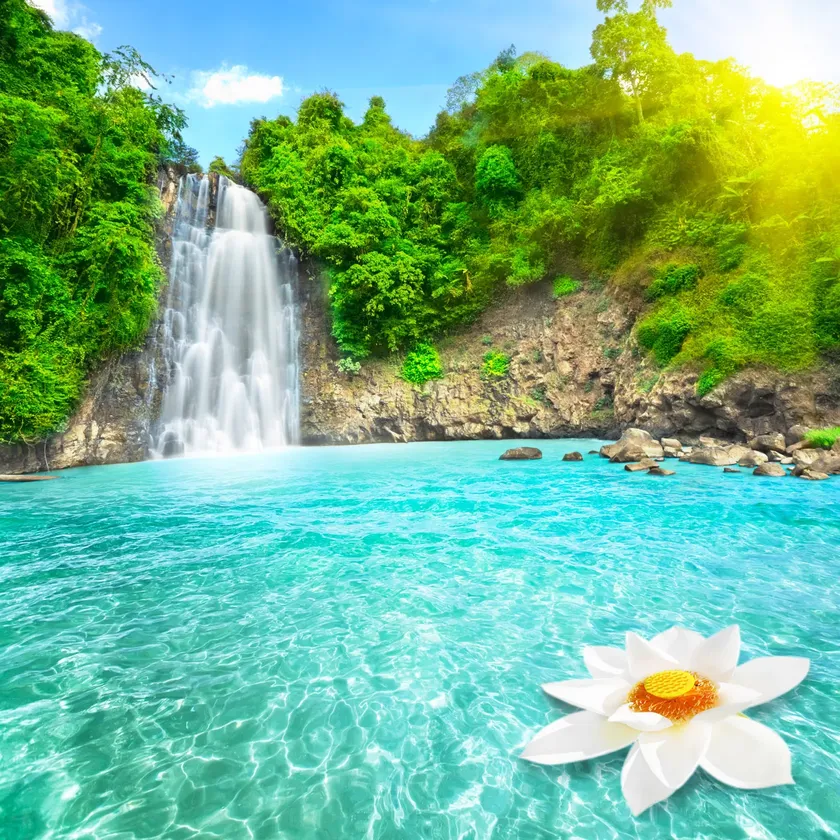
#> input picture phase-6/great-nature-waterfall-wide.webp, 840 x 840 px, shrunk from 1400 x 1400 before the run, found by its file name
$ python threshold_func.py
#> lines starting #> are read from the running program, lines starting #| are printed output that depends on the picture; after the words box and inside, x2 and y2 are one past the last pixel; in counts of white or black regions, pixels touching at a corner belong together
import cv2
import numpy as np
#load
image = cv2.imread("phase-6\\great-nature-waterfall-wide.webp",cv2.IMREAD_GRAYSCALE)
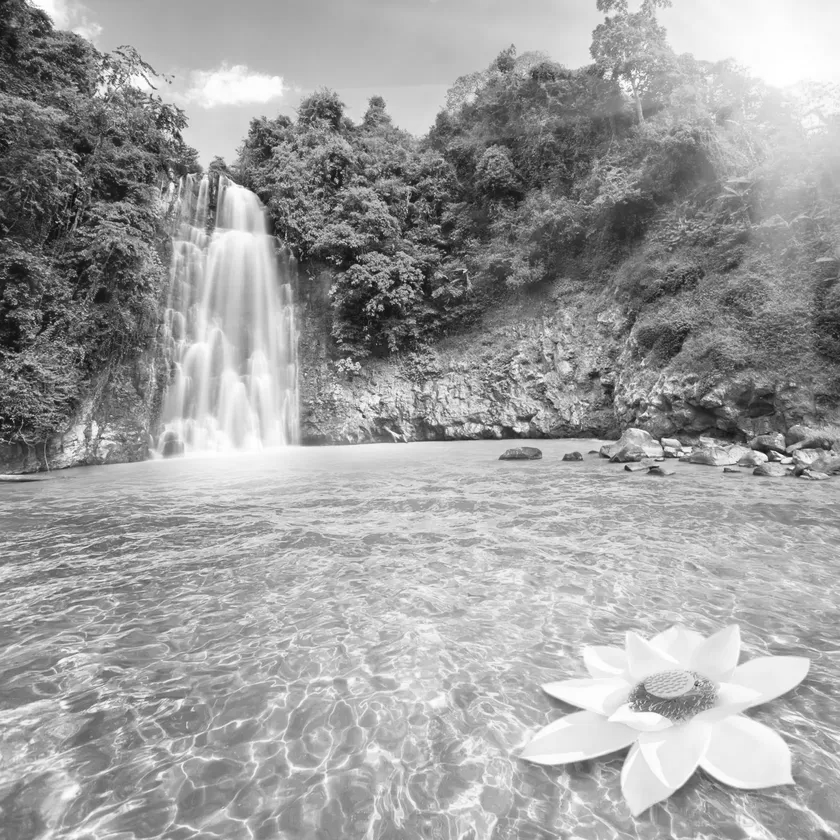
#> image: shape (840, 840); min 5, max 255, mean 159.2

ret,thres_img = cv2.threshold(image,120,255,cv2.THRESH_BINARY)
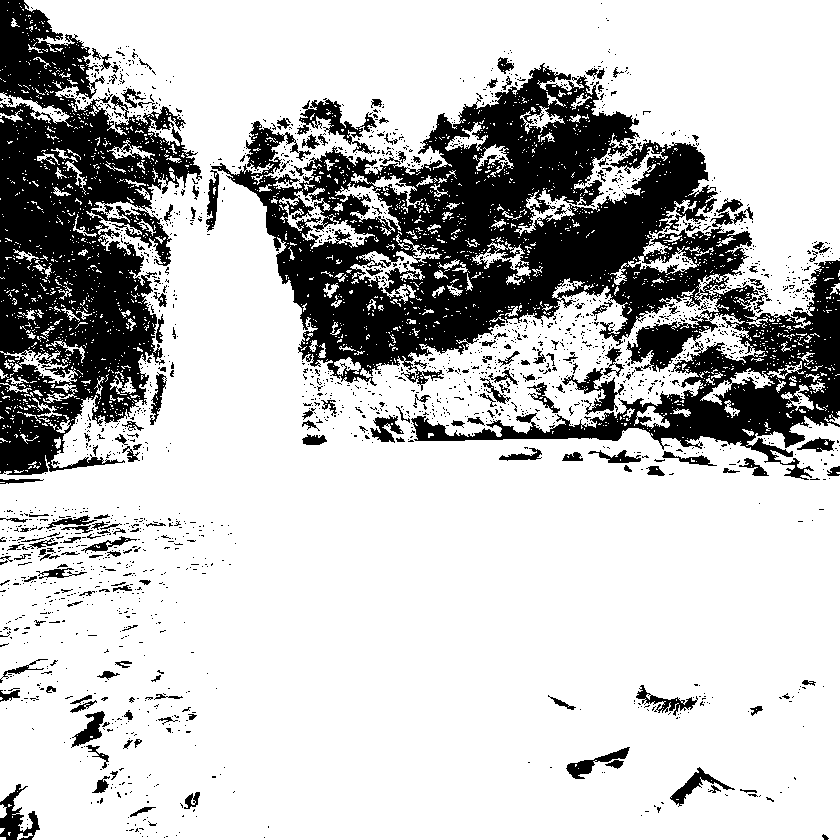
#> thres_img: shape (840, 840); 76% white; 2064 black regions (1885 under 20 px), largest, box (x1, y1, x2, y2) and area: (211, 63, 840, 480) 95463, (0, 0, 202, 475) 49876, (297, 98, 377, 154) 1339

cv2.imshow("Original Image",image)
cv2.imshow("Image",thres_img)
cv2.waitKey(0)
cv2.destroyAllWindows()


"""
90-> 0 black
130-> 255 white
180-> 255 white


"""

$ run again, with phase-6/7cb1ce51-2bc2-4fba-8bb0-490ae07c47d5.jpg saved as phase-6/great-nature-waterfall-wide.webp
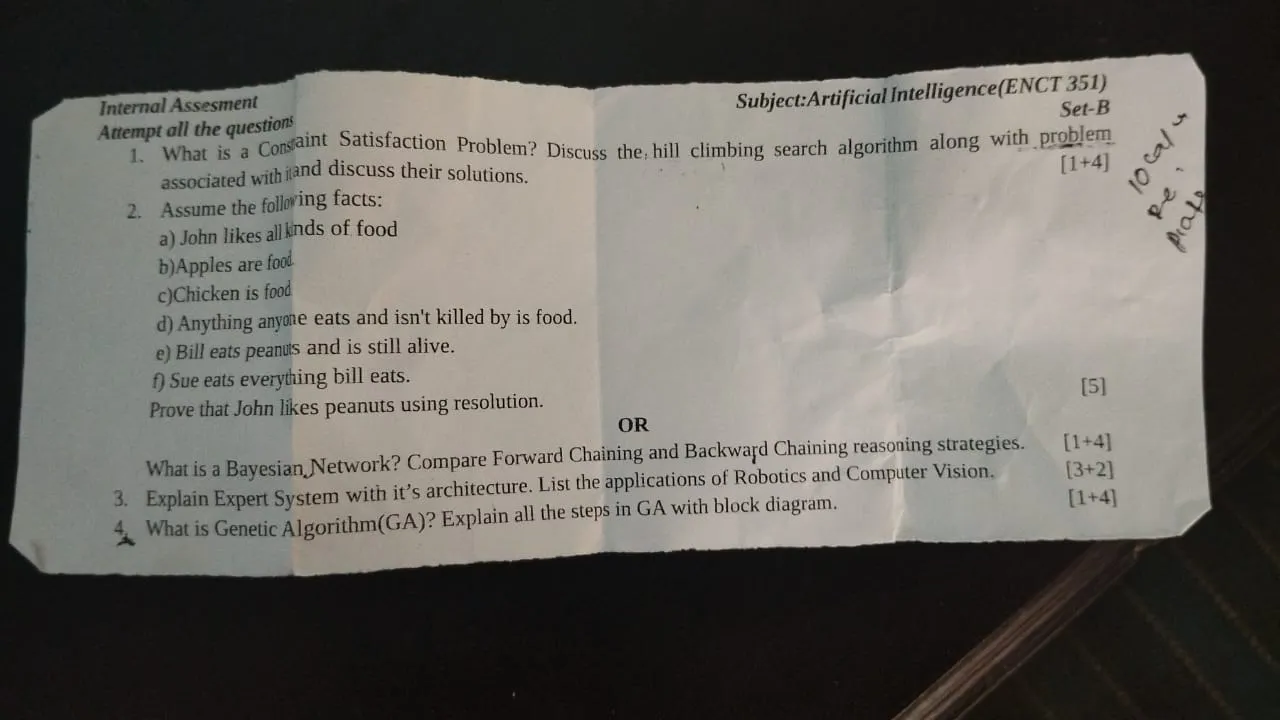
#> input picture phase-6/7cb1ce51-2bc2-4fba-8bb0-490ae07c47d5.jpg, 1280 x 720 px, found by its file name
#> `ret,thres_img = cv2.threshold(image,120,255,cv2.THRESH_BINARY)`:
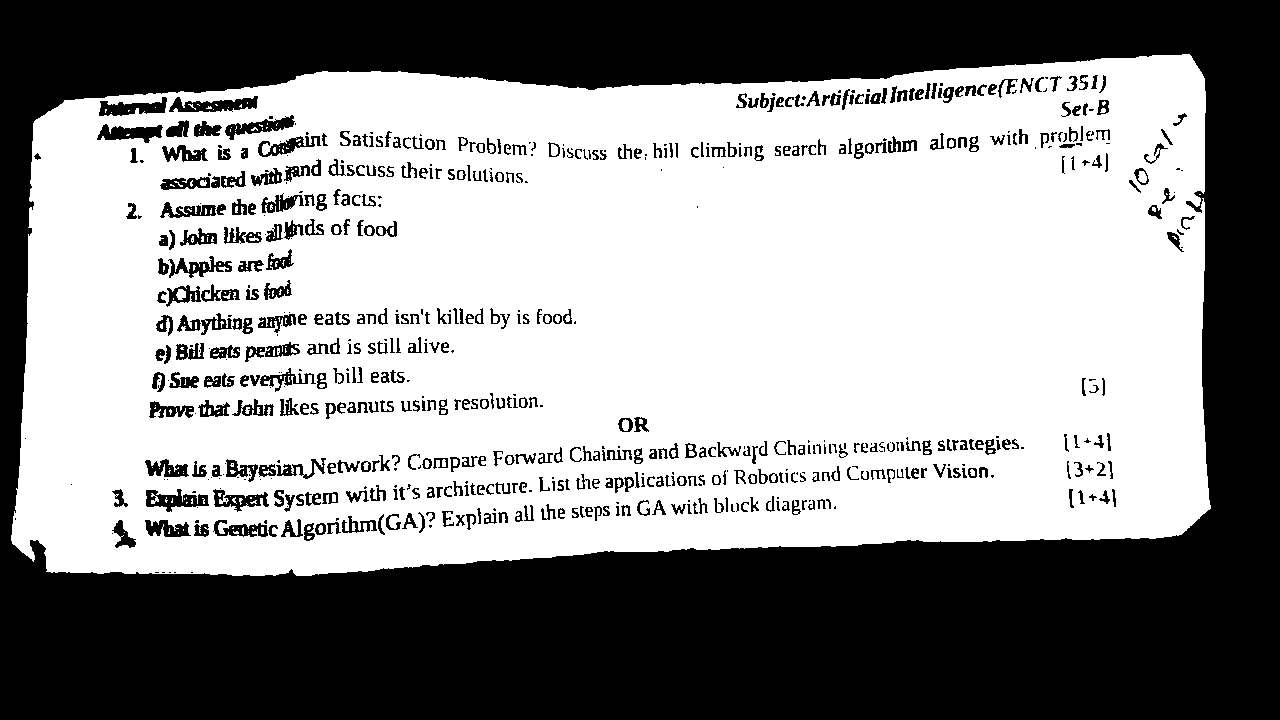
#> thres_img: shape (720, 1280); 56.3% white; 666 black regions (182 under 20 px), largest, box (x1, y1, x2, y2) and area: (0, 0, 1280, 720) 359816, (169, 96, 258, 112) 824, (99, 97, 167, 116) 723

$ run again, with phase-6/f51e298b-3976-4372-8a5f-436c1475f42b.jpg saved as phase-6/great-nature-waterfall-wide.webp
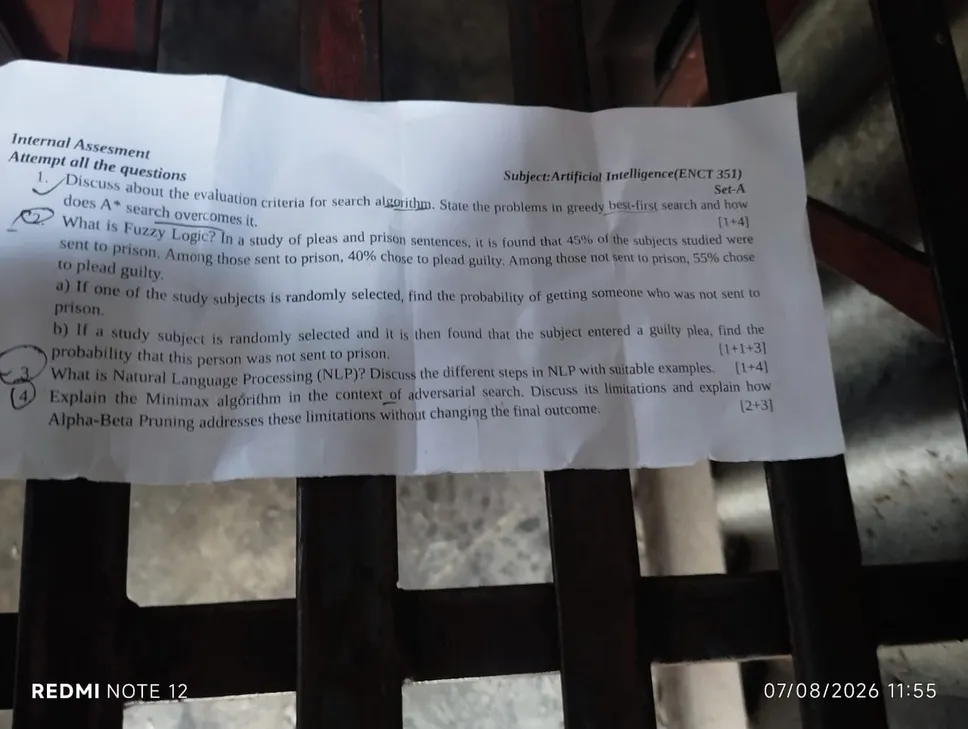
#> input picture phase-6/f51e298b-3976-4372-8a5f-436c1475f42b.jpg, 968 x 729 px, shrunk from 1280 x 963 before the run, found by its file name
#> `image = cv2.imread("phase-6\\great-nature-waterfall-wide.webp",cv2.IMR..`:
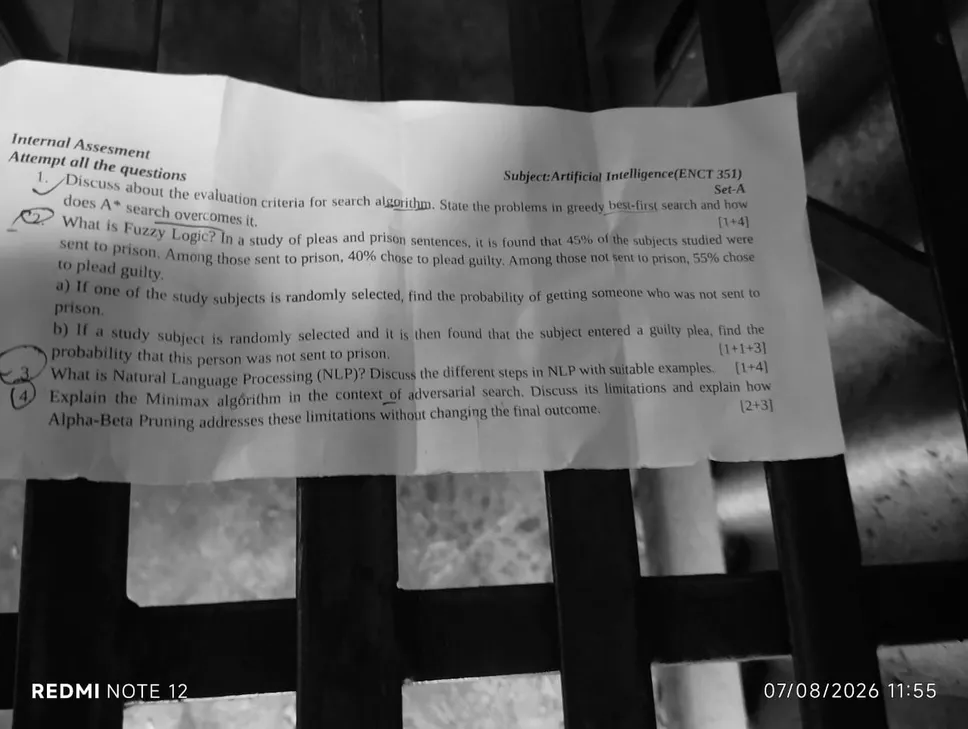
#> image: shape (729, 968); min 0, max 255, mean 88.9
#> `ret,thres_img = cv2.threshold(image,120,255,cv2.THRESH_BINARY)`:
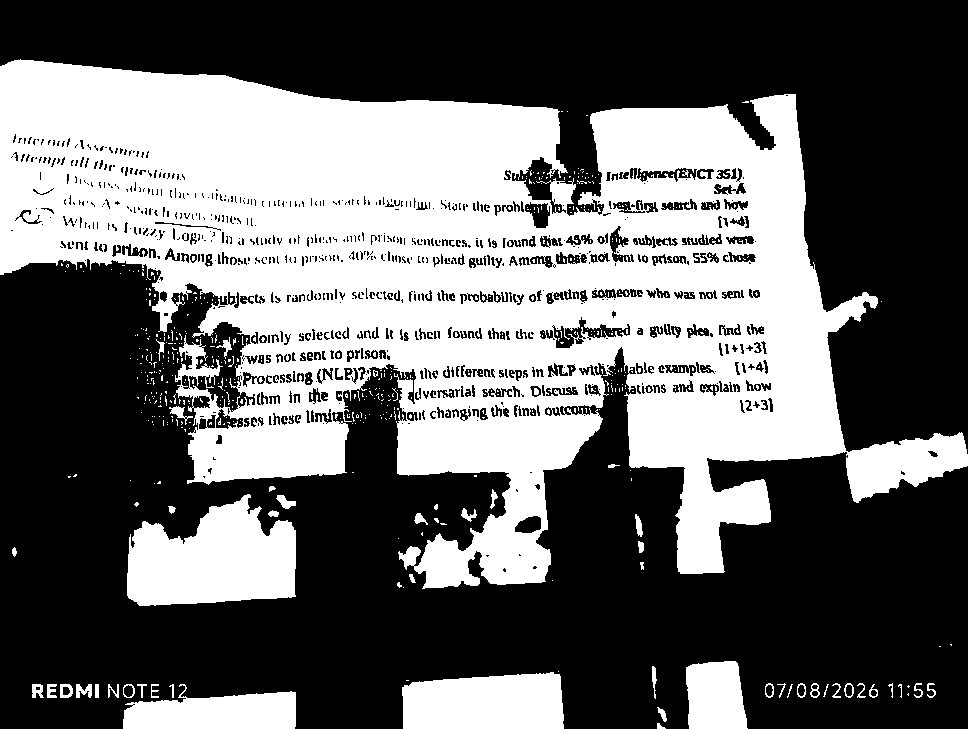
#> thres_img: shape (729, 968); 40.7% white; 592 white regions (541 under 20 px), largest, box (x1, y1, x2, y2) and area: (0, 59, 968, 589) 251644, (127, 494, 296, 606) 13484, (402, 672, 564, 729) 8245

$ run again, with phase-6/flower.jpg saved as phase-6/great-nature-waterfall-wide.webp
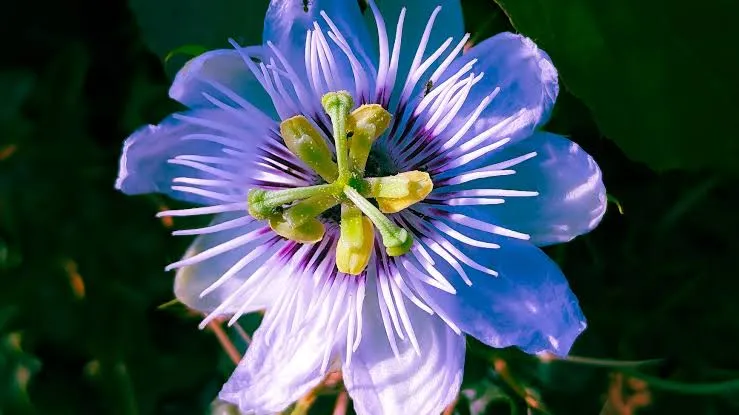
#> input picture phase-6/flower.jpg, 739 x 415 px, found by its file name
#> `image = cv2.imread("phase-6\\great-nature-waterfall-wide.webp",cv2.IMR..`:
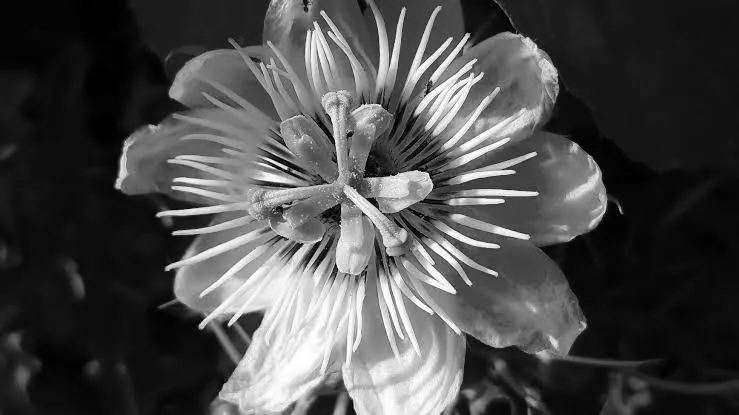
#> image: shape (415, 739); min 0, max 255, mean 74.7
#> `ret,thres_img = cv2.threshold(image,120,255,cv2.THRESH_BINARY)`:
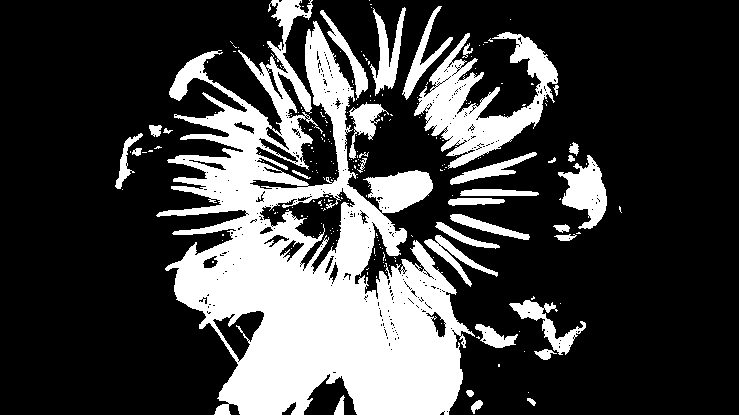
#> thres_img: shape (415, 739); 26.1% white; 232 white regions (198 under 20 px), largest, box (x1, y1, x2, y2) and area: (156, 0, 475, 415) 59486, (414, 32, 558, 169) 7529, (558, 155, 607, 229) 1903
